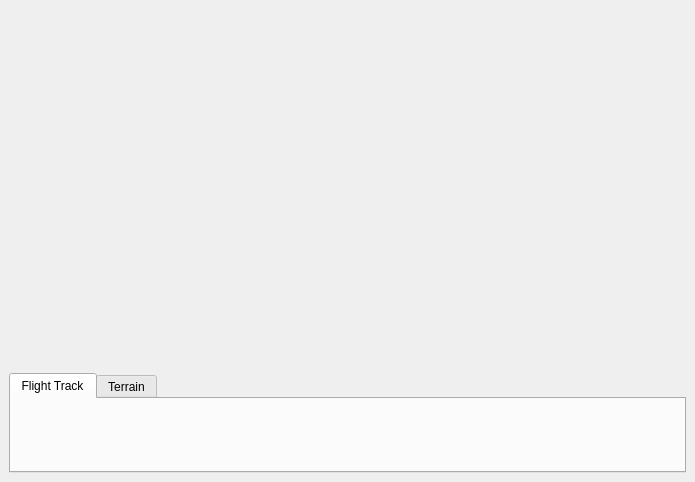
<ui version="4.0" >
 <class>View3DWindow</class>
 <widget class="QMainWindow" name="View3DWindow" >
  <property name="geometry" >
   <rect>
    <x>0</x>
    <y>0</y>
    <width>695</width>
    <height>482</height>
   </rect>
  </property>
  <property name="windowTitle" >
   <string>3D View - Mission Support System</string>
  </property>
  <widget class="QWidget" name="centralwidget" >
   <layout class="QVBoxLayout" name="verticalLayout_2" >
    <item>
     <widget class="MSS3DWidget" native="1" name="opengl_viewport" >
      <property name="sizePolicy" >
       <sizepolicy vsizetype="Expanding" hsizetype="Expanding" >
        <horstretch>0</horstretch>
        <verstretch>0</verstretch>
       </sizepolicy>
      </property>
     </widget>
    </item>
    <item>
     <widget class="QTabWidget" name="tab3DView" >
      <property name="sizePolicy" >
       <sizepolicy vsizetype="Preferred" hsizetype="Expanding" >
        <horstretch>0</horstretch>
        <verstretch>0</verstretch>
       </sizepolicy>
      </property>
      <property name="minimumSize" >
       <size>
        <width>0</width>
        <height>100</height>
       </size>
      </property>
      <property name="currentIndex" >
       <number>0</number>
      </property>
      <widget class="QWidget" name="tab_3" >
       <attribute name="title" >
        <string>Flight Track</string>
       </attribute>
      </widget>
      <widget class="QWidget" name="tab_4" >
       <attribute name="title" >
        <string>Terrain</string>
       </attribute>
      </widget>
     </widget>
    </item>
   </layout>
  </widget>
  <widget class="QMenuBar" name="menubar" >
   <property name="geometry" >
    <rect>
     <x>0</x>
     <y>0</y>
     <width>695</width>
     <height>26</height>
    </rect>
   </property>
  </widget>
 </widget>
 <customwidgets>
  <customwidget>
   <class>MSS3DWidget</class>
   <extends>QWidget</extends>
   <header>mss3Dwidget.h</header>
   <container>1</container>
  </customwidget>
 </customwidgets>
 <resources/>
 <connections/>
</ui>
